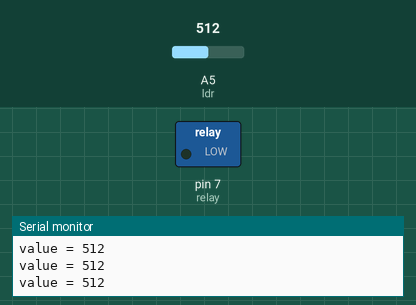
Bench run of a sketch on a simulated Arduino Uno, built with avr-gcc and run on an emulated ATmega328P. Shown: switched loads named in the sketch (green lamp = pin HIGH), the last lines printed to the serial monitor. Inputs (shaded band) come from the test bench; at power-on: A5 (ldr) = 512.

Above: at 1.2 s.
1.3 s: A5 (ldr) set to 53
4.3 s: A5 (ldr) set to 47
At 5.3 s:
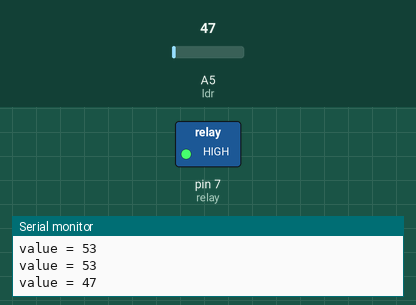
Timing chart, 0 to 7.3 s (numbered marks = the images above; inputs shaded):
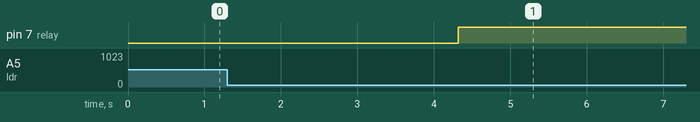

The sketch:

Photon.ino
```cpp
int ldr = A5;
int relay = 7;

void setup()
{
  pinMode(ldr, INPUT);
  pinMode(relay, OUTPUT);
  Serial.begin(9600);
}

void loop()
{
  int value = analogRead(ldr);

  Serial.print("value = ");
  Serial.println(value);

  if (value < 50)
  {
    digitalWrite(relay, HIGH);
    delay(1000);
  }
  else
  {
    digitalWrite(relay, LOW);
  }
}
```

Measured:
- the behaviour switches between 50 and 49 on A5 (ldr) (found by bisection; images 0 and 1)
- after the input at 4.3 s, pin 7 (relay): LOW → HIGH at once
